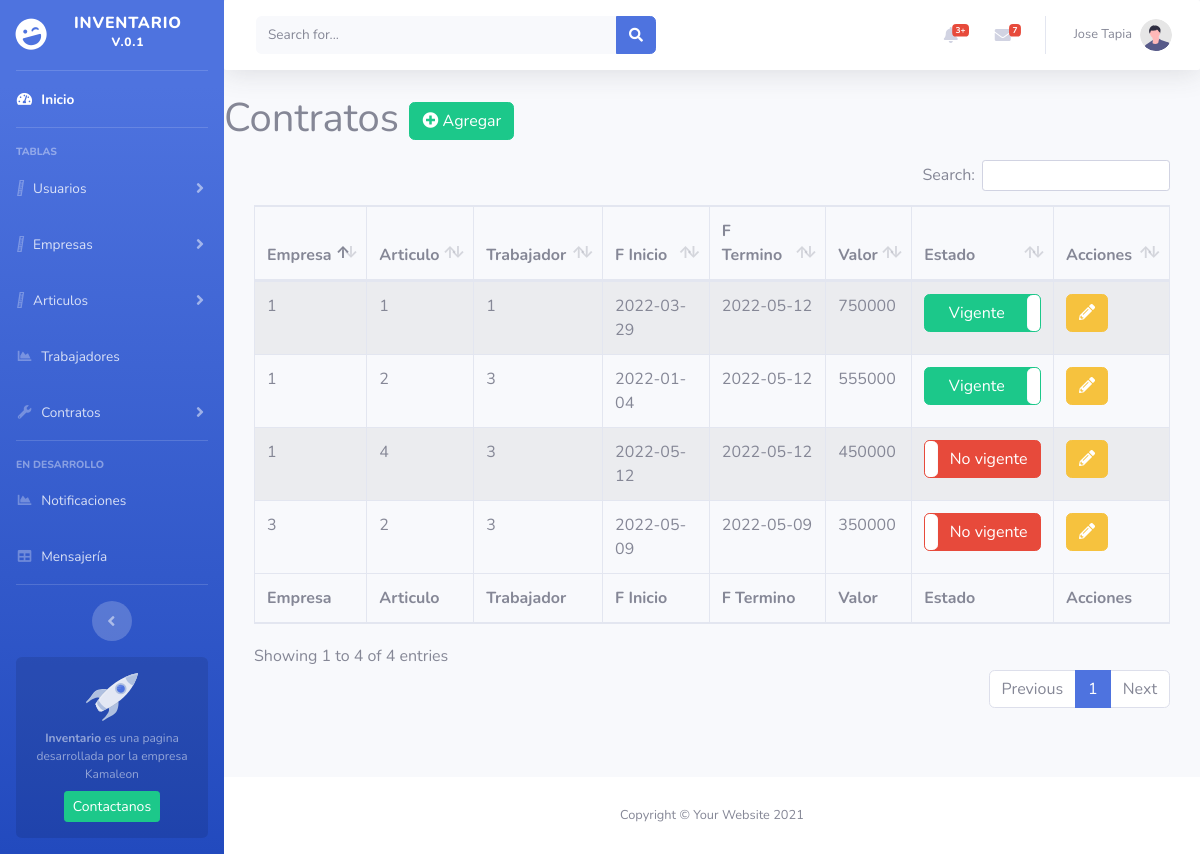
Screenshot of /contratos.php (signed in) with the database file from the repository.
### tables this page shows
CREATE TABLE `contrato` (
  `idcontrato` int(11) NOT NULL,
  `idarticulo` int(11) NOT NULL,
  `idusuariofinal` int(11) NOT NULL,
  `fechainicio` date NOT NULL,
  `fechatermino` date DEFAULT NULL,
  `valorarticulo` int(11) DEFAULT NULL,
  `vigente` tinyint(4) NOT NULL DEFAULT 1,
  `idempresa` int(11) NOT NULL
);

### config/conexion.php (called while the page is built, shortened)
<?php
$conexion = new mysqli(DB_HOST,DB_USERNAME,DB_PASS,DB_NAME);
mysqli_query($conexion,'SET NAMES "'.DB_ENCODE.'"');
function getConnection(){
    global $conexion;
    return $conexion;
}

### modelos/Contrato.php (called while the page is built, shortened)
<?php
require_once __DIR__ . "\..\config\conexion.php";
class Contrato
{
    public function listar()
    {
        $sql = "SELECT * FROM contrato";
        $stmt = getConnection()->prepare($sql);
        $stmt->execute();
        return $stmt->get_result()->fetch_all(MYSQLI_ASSOC);
    }
}

### contratos.php (the view, shortened to what this page needs)
<?php
require 'modelos/Contrato.php';
$contratoOBJ = new Contrato();
require_once 'header.php'
?>
<div id="content-wrapper" class="d-flex flex-column">
  <div id="content">
    <?php require_once 'topbar.php' ?>
    <?php
    $contratos = $contratoOBJ->listar();
    ?>
    <div class="content-wrapper">
      <section class="content">
        <div class="row">
          <div class="col-md-12">
            <div class="box">
              <div class="box-header with-border">
                <h1 class="box-title">Contratos
                <?php if ($_SESSION['admin']) { ?>
                  <button class="btn btn-success" id="btnagregar" onclick="mostrarform(true)"><i class="fa fa-plus-circle"></i> Agregar</button>
                  <?php } ?>
                </h1>
              </div>
              <div class="panel-body table-responsive " style="padding: 10px 30px;" id="listadoregistros">
                <table id="tbllistado" class="table table-striped table-bordered table-condensed table-hover">
                  <thead>
                    <th>Empresa</th>
                    <th>Articulo</th>
                    <th>Trabajador</th>
                    <th>F Inicio</th>
                    <th>F Termino</th>
                    <th>Valor</th>
                    <th>Estado</th>
                    <?php if ($_SESSION['admin']) { ?>
                    <th>Acciones</th>
                    <?php } ?>
                  </thead>
                  <tbody>
                    <?php foreach ($contratos as $contrato) : ?>
                      <tr>
                        <td><?php echo $contrato['idempresa'] ?></td>
                        <td><?php echo $contrato['idarticulo'] ?></td>
                        <td><?php echo $contrato['idusuariofinal'] ?></td>
                        <td><?php echo $contrato['fechainicio'] ?></td>
                        <td><?php
                         $ft=$contrato['fechatermino'];
                        if ($ft!="0000-00-00"){
                        echo $contrato['fechatermino'];} ?></td>
                        <td><?php echo $contrato['valorarticulo'] ?></td>
                        <?php if ($_SESSION['admin']) { ?>
                        <td><input class="chkToggle2" data-id="<?= $contrato['idcontrato'] ?>" type="checkbox" <?= ($contrato["vigente"] == 1 ? "checked" : "")  ?>></td>
                        <?php }else{?>
                          <td><?php echo $contrato['vigente'] ?></td>
                        <?php } ?>
                        <?php if ($_SESSION['admin']) { ?>
                        <td class="notexport">
                          <button class="btn btn-warning" onclick="form_editar('<?= $contrato['idcontrato'] ?>')"> <i class="fa fa-pencil-alt"></i> </button>
                        </td>
                        <?php } ?>
                      </tr>
                    <?php endforeach; ?>
                  </tbody>
                  <tfoot>
                    <th>Empresa</th>
                    <th>Articulo</th>
                    <th>Trabajador</th>
                    <th>F Inicio</th>
                    <th>F Termino</th>
                    <th>Valor</th>
                    <th>Estado</th>
                    <?php if ($_SESSION['admin']) { ?>
                    <th>Acciones</th>
                    <?php } ?>
                  </tfoot>
                </table>
              </div>
            </div>
          </div>
        </div>
      </section>
    </div>
  </div>
  <footer class="sticky-footer bg-white">
    <div class="container my-auto">
      <div class="copyright text-center my-auto">
        <span>Copyright &copy; Your Website 2021</span>
      </div>
    </div>
  </footer>
</div>
<?php require_once 'footer.php' ?>
<link href="vendor/datatables/dataTables.bootstrap4.min.css" rel="stylesheet">
<link href="https://cdn.datatables.net/buttons/2.2.2/css/buttons.dataTables.min.css" rel="stylesheet">

### doc/stylesheet.css (style rules this page uses)
footer { text-align: center; }

### rows the page displays
contrato: idempresa "1", idarticulo "1", idusuariofinal "1", fechainicio "2022-03-29", fechatermino "2022-05-12", valorarticulo "750000"
contrato: idempresa "1", idarticulo "2", idusuariofinal "3", fechainicio "2022-01-04", fechatermino "2022-05-12", valorarticulo "555000"
contrato: idempresa "3", idarticulo "2", idusuariofinal "3", fechainicio "2022-05-09", fechatermino "2022-05-09", valorarticulo "350000"
contrato: idempresa "1", idarticulo "4", idusuariofinal "3", fechainicio "2022-05-12", fechatermino "2022-05-12", valorarticulo "450000"

### other values shown
$nombre "Jose"
$apellido "Tapia"
